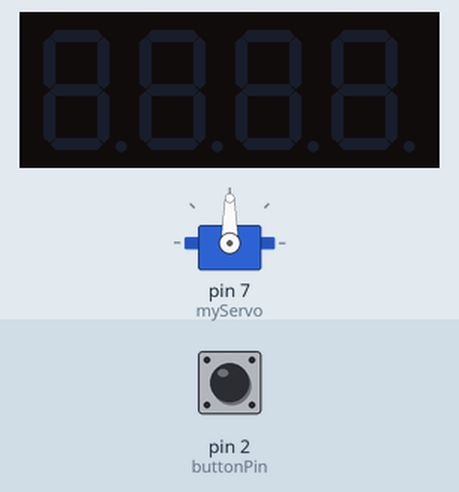
A sketch run on a simulated Arduino Uno, built with avr-gcc and run on an emulated ATmega328P. On the bench: 4-digit seven-segment display, servo. The inputs (shaded band) are chosen by the test bench; at power-on: pin 2 (buttonPin) LOW. Random numbers use the default seed unless the sketch sets one.

Above: at 1.2 s.
1.3 s: pin 2 (buttonPin) pulled HIGH for 0.15 s
At 2.0 s:
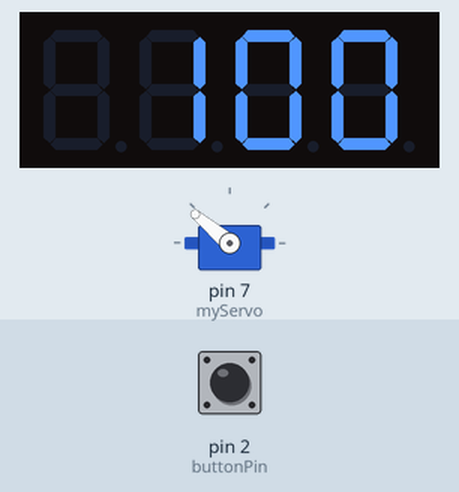
4.4 s: pin 2 (buttonPin) pulled HIGH for 1 s
At 6.7 s:
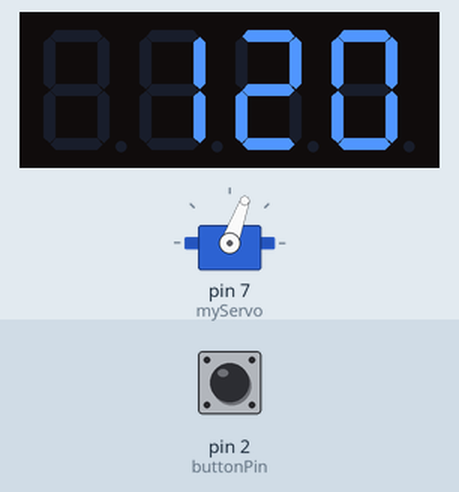
8.4 s: pin 2 (buttonPin) pulled HIGH for 1 s
At 12.2 s:
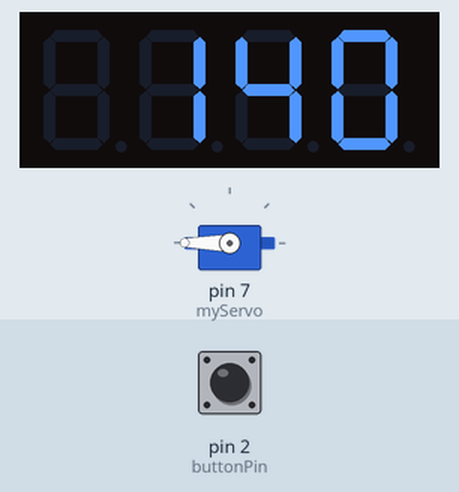
12.4 s: pin 2 (buttonPin) pulled HIGH for 3.2 s
At 14.7 s:
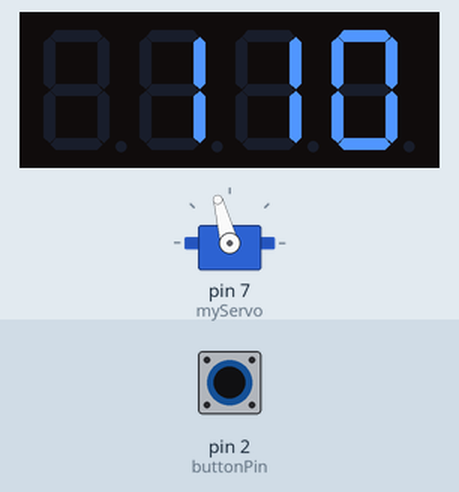
Timing chart, 0 to 17.0 s (numbered marks = the images above; inputs shaded):
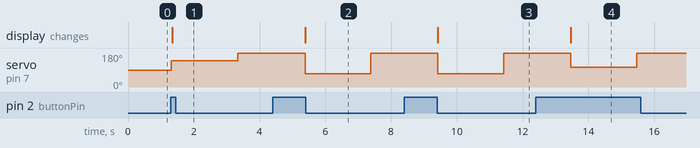

Measured:
- after the input at 1.3 s, servo on pin 7 (myServo): 90° → 140° at once, → 180° 2.0 s later; the display: changes at once (image 1)
- after the input at 4.4 s, servo on pin 7 (myServo): 180° → 70° after 0.99 s, → 180° 2.0 s later; the display: changes after 0.99 s (image 2)
- after the input at 8.4 s, servo on pin 7 (myServo): 180° → 70° after 1.0 s, → 180° 2.0 s later; the display: changes after 1.0 s (image 3)
- after the input at 12.4 s, servo on pin 7 (myServo): 180° → 105° after 1.1 s, → 180° 2.0 s later; the display: changes after 1.1 s (image 4)

The sketch:

Arduino_Spinner_.ino
```cpp
int count = 0;
#include <Arduino.h>
#include <Servo.h>
#include <TM1637TinyDisplay.h>

Servo   myServo;


// Define Digital Pins
#define DIO 10
#define CLK 8


// Initialize TM1637TinyDisplay
TM1637TinyDisplay display(CLK, DIO);

// constants won't change. They're used here to set pin numbers:
const int buttonPin = 2;     // the number of the pushbutton pin
// variables will change:
int buttonState = 0;         // variable for reading the pushbutton status
// set the starting score
int score = 0;

void setup() {
  // put your setup code here, to run once:
  // initialize the pushbutton pin as an input:
  pinMode(buttonPin, INPUT);
  display.setBrightness(BRIGHT_HIGH);

  myServo.attach(7);
}

void loop() {
  buttonState = digitalRead(buttonPin);
  // check if the pushbutton is pressed. If it is, the buttonState is HIGH:
  if (buttonState == HIGH) {
    if (count < 5) {
      s12();
      count++;
    } else {
      // Clear Screen

       score = 0;
       // Clear Count
       count = 0;
       display.clear();
       delay(800);

    }
  }
}


void s12(){
  display.showNumber(score);
int randomNumber = random(1,5);

  if(randomNumber == 1){
    myServo.write(35);
    score = score - 35;

    display.showNumber(score);

  }
  if(randomNumber == 2){
    myServo.write(70);
    score = score + 20;

    display.showNumber(score);

  }
  if(randomNumber == 3){
    myServo.write(105);
    score = score - 30;

    display.showNumber(score);

  }
  if(randomNumber == 4){
    myServo.write(140);
    score = score + 100;

        display.showNumber(score);
  }

  delay(2000);
  myServo.write(180);
  delay(2000);

}
```
